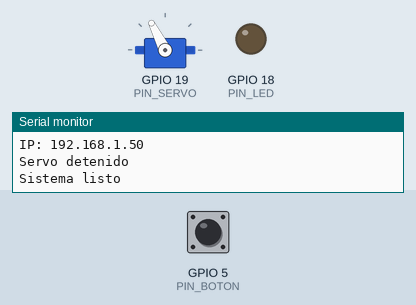
The sketch below on a simulated ESP32. Parts: servo, output pins drawn as LEDs (lit = HIGH), the last lines printed to the serial monitor. Inputs (shaded band) come from the test bench; at power-on: GPIO 5 (PIN_BOTON) HIGH. WiFi joins after 1.5 s; servers stay silent unless stated; no MQTT or app messages arrive unless stated.

Above: at 3.2 s.
3.3 s: GPIO 5 (PIN_BOTON) pulled LOW for 0.15 s
At 4.1 s:
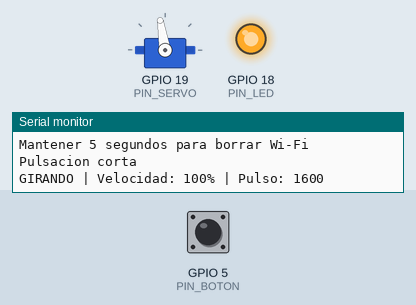
6.5 s: GPIO 5 (PIN_BOTON) pulled LOW for 1 s
At 7.9 s:
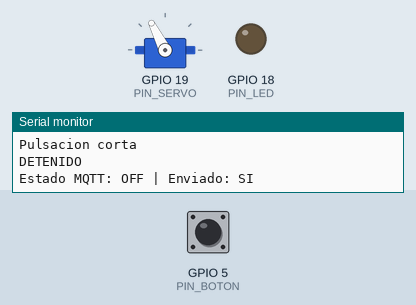
9.0 s: GPIO 5 (PIN_BOTON) pulled LOW for 3.2 s
At 12.6 s:
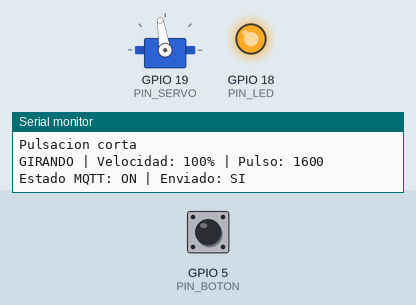
Timing chart, 0 to 14.1 s (numbered marks = the images above; inputs shaded):
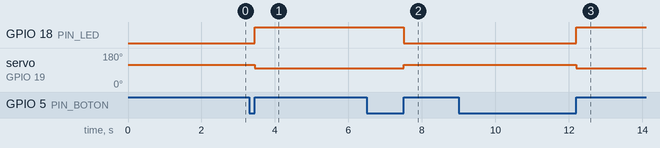

The sketch:

esp32_servo.ino
```cpp
/*
  ALIMENTADOR DE MASCOTAS
  ESP32 + SG5010 + WiFiManager + MQTT

  Wi-Fi:
    - Guarda las credenciales al configurar la red.
    - Intenta conectarse automaticamente al arrancar.
    - Abre ALIMENTADOR-SETUP si no consigue conectar.
    - Boton presionado 5 segundos: borra el Wi-Fi guardado.

  MQTT:
    Broker: broker.emqx.io
    Puerto: 1883
    Comando: alimentador-mascotas-felipe/servo/cmd
    Estado:  alimentador-mascotas-felipe/servo/state

  Pines:
    Servo: GPIO 19
    LED:   GPIO 18
    Boton: GPIO 5 (conectado a GND)

  Calibracion:
    GIRAR = 1600 us
    PARAR = 1800 us
*/

#include <WiFi.h>
#include <WiFiManager.h>
#include <PubSubClient.h>
#include <ESP32Servo.h>

// =====================================================
// MQTT
// =====================================================

const char* MQTT_SERVER = "broker.emqx.io";
const int MQTT_PORT = 1883;

const char* MQTT_TOPIC_CMD =
  "alimentador-mascotas-felipe/servo/cmd";

const char* MQTT_TOPIC_STATE =
  "alimentador-mascotas-felipe/servo/state";

// =====================================================
// PINES Y SERVO
// =====================================================

const int PIN_SERVO = 19;
const int PIN_LED = 18;
const int PIN_BOTON = 5;

const int GIRAR = 1600;
const int PARAR = 1800;

// Se conserva el sentido opuesto usado en la version
// anterior. Verificar el comportamiento fisico.
const int GIRAR_OPUESTO = 2000;

// =====================================================
// OBJETOS
// =====================================================

Servo servo360;
WiFiClient espClient;
PubSubClient mqtt(espClient);
WiFiManager wm;

// =====================================================
// VARIABLES DE CONTROL
// =====================================================

bool girando = false;
int velocidad = 100;
bool direccionHorario = true;

unsigned long ultimoIntentoMQTT = 0;
unsigned long ultimoIntentoWiFi = 0;

// Parada automatica
unsigned long tiempoInicioGiro = 0;
unsigned long autoStopMs = 0;

// Boton
bool botonPresionado = false;
bool pulsacionLargaAtendida = false;
unsigned long inicioBoton = 0;

const unsigned long TIEMPO_DEBOUNCE = 50;
const unsigned long TIEMPO_RESET_WIFI = 5000;

// =====================================================
// CONTROL DEL SERVO
// =====================================================

void actualizarServo() {
  if (!girando || velocidad <= 0) {
    digitalWrite(PIN_LED, LOW);
    servo360.writeMicroseconds(PARAR);
    Serial.println("DETENIDO");
    return;
  }

  digitalWrite(PIN_LED, HIGH);

  int pulso;

  if (direccionHorario) {
    pulso = map(velocidad, 0, 100, PARAR, GIRAR);
  } else {
    pulso = map(
      velocidad, 0, 100, PARAR, GIRAR_OPUESTO
    );
  }

  servo360.writeMicroseconds(pulso);

  Serial.print("GIRANDO | Velocidad: ");
  Serial.print(velocidad);
  Serial.print("% | Pulso: ");
  Serial.println(pulso);
}

// =====================================================
// PUBLICAR ESTADO
// =====================================================

void publicarEstado() {
  if (!mqtt.connected()) {
    return;
  }

  const char* estado = girando ? "ON" : "OFF";

  bool enviado = mqtt.publish(
    MQTT_TOPIC_STATE,
    estado,
    true
  );

  Serial.print("Estado MQTT: ");
  Serial.print(estado);
  Serial.print(" | Enviado: ");
  Serial.println(enviado ? "SI" : "NO");
}

// =====================================================
// ENCENDER Y APAGAR
// =====================================================

void encenderServo() {
  if (!girando) {
    girando = true;
    tiempoInicioGiro = millis();
  }

  actualizarServo();
  publicarEstado();
}

void apagarServo() {
  girando = false;
  tiempoInicioGiro = 0;

  actualizarServo();
  publicarEstado();
}

// =====================================================
// RESTABLECER WIFI
// =====================================================

void restablecerWiFi() {
  Serial.println();
  Serial.println("==============================");
  Serial.println("RESTABLECIENDO CONFIGURACION");
  Serial.println("BORRANDO WIFI GUARDADO");
  Serial.println("==============================");

  // Detener el servo
  girando = false;
  tiempoInicioGiro = 0;
  actualizarServo();
  publicarEstado();

  if (mqtt.connected()) {
    mqtt.disconnect();
  }

  // Borrar credenciales de WiFiManager
  wm.resetSettings();

  // Borrar tambien credenciales de la pila Wi-Fi
  WiFi.disconnect(true, true);

  delay(1000);

  Serial.println("Wi-Fi guardado eliminado");
  Serial.println("Reiniciando ESP32...");

  delay(500);
  ESP.restart();
}

// =====================================================
// BOTON FISICO
// Pulsacion corta: encender/apagar
// Pulsacion de 5 segundos: borrar Wi-Fi
// =====================================================

void leerBoton() {
  bool lectura = digitalRead(PIN_BOTON);
  unsigned long ahora = millis();

  // Detectar nueva pulsacion
  if (lectura == LOW && !botonPresionado) {
    delay(TIEMPO_DEBOUNCE);

    if (digitalRead(PIN_BOTON) == LOW) {
      botonPresionado = true;
      pulsacionLargaAtendida = false;
      inicioBoton = millis();

      Serial.println("Boton presionado");
      Serial.println(
        "Mantener 5 segundos para borrar Wi-Fi"
      );
    }
  }

  // Comprobar pulsacion larga
  if (
    botonPresionado &&
    digitalRead(PIN_BOTON) == LOW
  ) {
    ahora = millis();

    if (
      !pulsacionLargaAtendida &&
      ahora - inicioBoton >= TIEMPO_RESET_WIFI
    ) {
      pulsacionLargaAtendida = true;

      Serial.println("Pulsacion larga detectada");
      restablecerWiFi();
      return;
    }
  }

  // Detectar liberacion del boton
  if (
    botonPresionado &&
    digitalRead(PIN_BOTON) == HIGH
  ) {
    botonPresionado = false;

    if (!pulsacionLargaAtendida) {
      Serial.println("Pulsacion corta");

      if (girando) {
        apagarServo();
      } else {
        encenderServo();
      }
    }
  }
}

// =====================================================
// COMANDOS MQTT
// =====================================================

void recibirMQTT(
  char* topic,
  byte* payload,
  unsigned int length
) {
  if (String(topic) != MQTT_TOPIC_CMD) {
    return;
  }

  String mensaje;
  mensaje.reserve(length);

  for (unsigned int i = 0; i < length; i++) {
    mensaje += (char)payload[i];
  }

  mensaje.trim();

  Serial.print("Comando recibido: ");
  Serial.println(mensaje);

  // ENCENDER
  if (
    mensaje == "ON" ||
    mensaje == "on" ||
    mensaje == "1"
  ) {
    encenderServo();
  }

  // APAGAR
  else if (
    mensaje == "OFF" ||
    mensaje == "off" ||
    mensaje == "0"
  ) {
    apagarServo();
  }

  // VELOCIDAD
  else if (mensaje.startsWith("SPEED:")) {
    String valor = mensaje.substring(6);
    valor.trim();

    if (valor.length() == 0) {
      Serial.println("Velocidad vacia");
      return;
    }

    velocidad = constrain(valor.toInt(), 0, 100);

    if (velocidad == 0) {
      apagarServo();
    } else {
      // No enciende el servo si estaba apagado
      actualizarServo();
    }
  }

  // DIRECCION
  else if (mensaje == "DIR:CW") {
    direccionHorario = true;
    actualizarServo();
  }

  else if (mensaje == "DIR:CCW") {
    direccionHorario = false;
    actualizarServo();
  }

  // PARADA AUTOMATICA
  else if (mensaje.startsWith("AUTOSTOP:")) {
    String valor = mensaje.substring(9);
    valor.trim();

    if (valor.length() == 0) {
      Serial.println("Tiempo automatico vacio");
      return;
    }

    long segundos = valor.toInt();
    segundos = constrain(segundos, 0L, 86400L);

    autoStopMs = (unsigned long)segundos * 1000UL;

    // Reiniciar el conteo si ya esta girando
    if (girando) {
      tiempoInicioGiro = millis();
    }

    Serial.print("Parada automatica: ");
    Serial.print(segundos);
    Serial.println(" segundos");
  }

  else {
    Serial.println("Comando no reconocido");
  }
}

// =====================================================
// RECONEXION WIFI
// =====================================================

void mantenerWiFi() {
  if (WiFi.status() == WL_CONNECTED) {
    return;
  }

  if (millis() - ultimoIntentoWiFi < 10000) {
    return;
  }

  ultimoIntentoWiFi = millis();

  Serial.println("Wi-Fi desconectado. Reconectando...");
  WiFi.reconnect();
}

// =====================================================
// CONEXION MQTT
// =====================================================

void conectarMQTT() {
  if (
    WiFi.status() != WL_CONNECTED ||
    mqtt.connected()
  ) {
    return;
  }

  if (millis() - ultimoIntentoMQTT < 5000) {
    return;
  }

  ultimoIntentoMQTT = millis();

  Serial.println("Intentando conectar MQTT...");

  String clientID = "ESP32-Alimentador-";
  clientID += String(
    (uint32_t)ESP.getEfuseMac(),
    HEX
  );

  if (mqtt.connect(clientID.c_str())) {
    Serial.println("MQTT conectado");

    if (mqtt.subscribe(MQTT_TOPIC_CMD)) {
      Serial.print("Suscrito a: ");
      Serial.println(MQTT_TOPIC_CMD);
    } else {
      Serial.println("Error al suscribirse");
    }

    publicarEstado();
  } else {
    Serial.print("Error MQTT: ");
    Serial.println(mqtt.state());
  }
}

// =====================================================
// PARADA AUTOMATICA
// =====================================================

void revisarParadaAutomatica() {
  if (!girando || autoStopMs == 0) {
    return;
  }

  if (millis() - tiempoInicioGiro >= autoStopMs) {
    Serial.println("TIEMPO CUMPLIDO: parada automatica");
    apagarServo();
  }
}

// =====================================================
// SETUP
// =====================================================

void setup() {
  Serial.begin(115200);
  delay(500);

  Serial.println();
  Serial.println("==============================");
  Serial.println("ALIMENTADOR DE MASCOTAS");
  Serial.println("==============================");

  pinMode(PIN_LED, OUTPUT);
  digitalWrite(PIN_LED, LOW);

  pinMode(PIN_BOTON, INPUT_PULLUP);

  // ---------------------------------------------------
  // WIFI
  // ---------------------------------------------------

  WiFi.mode(WIFI_STA);
  WiFi.persistent(true);
  WiFi.setAutoReconnect(true);

  wm.setConfigPortalTimeout(180);

  Serial.println("Configurando Wi-Fi...");

  // Intenta la red guardada y abre portal si hace falta
  bool conectado = wm.autoConnect("ALIMENTADOR-SETUP");

  if (!conectado) {
    Serial.println("No se pudo conectar al Wi-Fi");
    delay(1000);
    ESP.restart();
  }

  Serial.println("Wi-Fi conectado");
  Serial.print("SSID: ");
  Serial.println(WiFi.SSID());
  Serial.print("IP: ");
  Serial.println(WiFi.localIP());

  // ---------------------------------------------------
  // SERVO
  // ---------------------------------------------------

  servo360.setPeriodHertz(50);
  servo360.attach(PIN_SERVO, 500, 2500);

  girando = false;
  servo360.writeMicroseconds(PARAR);

  Serial.println("Servo detenido");

  // ---------------------------------------------------
  // MQTT
  // ---------------------------------------------------

  mqtt.setServer(MQTT_SERVER, MQTT_PORT);
  mqtt.setCallback(recibirMQTT);
  mqtt.setBufferSize(256);

  Serial.println("Sistema listo");
}

// =====================================================
// LOOP
// =====================================================

void loop() {
  leerBoton();

  mantenerWiFi();
  conectarMQTT();

  if (mqtt.connected()) {
    mqtt.loop();
  }

  revisarParadaAutomatica();

  delay(5);
}
```

Measured:
- after the input at 3.3 s, GPIO 18 (PIN_LED): LOW → HIGH after 0.15 s; servo on GPIO 19 (PIN_SERVO): 117° → 99° after 0.15 s
- after the input at 6.5 s, GPIO 18 (PIN_LED): HIGH → LOW after 1.0 s; servo on GPIO 19 (PIN_SERVO): 99° → 117° after 1.0 s
- after the input at 9.0 s, GPIO 18 (PIN_LED): LOW → HIGH after 3.2 s; servo on GPIO 19 (PIN_SERVO): 117° → 99° after 3.2 s
